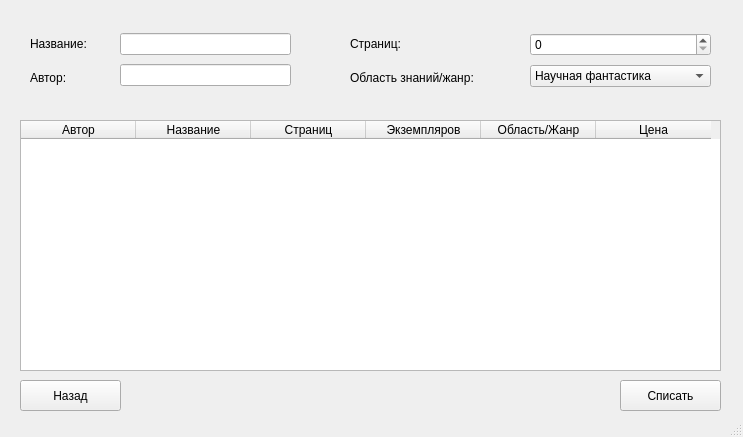
<?xml version="1.0" encoding="UTF-8"?>
<ui version="4.0">
 <class>MainWindow</class>
 <widget class="QMainWindow" name="MainWindow">
  <property name="geometry">
   <rect>
    <x>0</x>
    <y>0</y>
    <width>743</width>
    <height>437</height>
   </rect>
  </property>
  <property name="windowTitle">
   <string>Списание книг</string>
  </property>
  <widget class="QWidget" name="centralwidget">
   <widget class="QTableWidget" name="tableWidget">
    <property name="geometry">
     <rect>
      <x>20</x>
      <y>120</y>
      <width>701</width>
      <height>251</height>
     </rect>
    </property>
    <property name="maximumSize">
     <size>
      <width>16777215</width>
      <height>16777215</height>
     </size>
    </property>
    <property name="lineWidth">
     <number>1</number>
    </property>
    <property name="dragEnabled">
     <bool>false</bool>
    </property>
    <property name="columnCount">
     <number>6</number>
    </property>
    <attribute name="horizontalHeaderCascadingSectionResizes">
     <bool>true</bool>
    </attribute>
    <attribute name="horizontalHeaderDefaultSectionSize">
     <number>115</number>
    </attribute>
    <attribute name="verticalHeaderDefaultSectionSize">
     <number>35</number>
    </attribute>
    <column>
     <property name="text">
      <string>Автор</string>
     </property>
    </column>
    <column>
     <property name="text">
      <string>Название</string>
     </property>
    </column>
    <column>
     <property name="text">
      <string>Страниц</string>
     </property>
    </column>
    <column>
     <property name="text">
      <string>Экземпляров</string>
     </property>
    </column>
    <column>
     <property name="text">
      <string>Область/Жанр</string>
     </property>
    </column>
    <column>
     <property name="text">
      <string>Цена</string>
     </property>
    </column>
   </widget>
   <widget class="QPushButton" name="pushButton">
    <property name="geometry">
     <rect>
      <x>20</x>
      <y>380</y>
      <width>101</width>
      <height>31</height>
     </rect>
    </property>
    <property name="text">
     <string>Назад</string>
    </property>
   </widget>
   <widget class="QPushButton" name="pushButton_2">
    <property name="geometry">
     <rect>
      <x>620</x>
      <y>380</y>
      <width>101</width>
      <height>31</height>
     </rect>
    </property>
    <property name="text">
     <string>Списать</string>
    </property>
   </widget>
   <widget class="QWidget" name="layoutWidget">
    <property name="geometry">
     <rect>
      <x>30</x>
      <y>30</y>
      <width>91</width>
      <height>61</height>
     </rect>
    </property>
    <layout class="QVBoxLayout" name="verticalLayout">
     <item>
      <widget class="QLabel" name="label">
       <property name="text">
        <string>Название:</string>
       </property>
      </widget>
     </item>
     <item>
      <widget class="QLabel" name="label_2">
       <property name="text">
        <string>Автор:</string>
       </property>
      </widget>
     </item>
    </layout>
   </widget>
   <widget class="QWidget" name="layoutWidget">
    <property name="geometry">
     <rect>
      <x>120</x>
      <y>30</y>
      <width>171</width>
      <height>61</height>
     </rect>
    </property>
    <layout class="QVBoxLayout" name="verticalLayout_2">
     <item>
      <widget class="QLineEdit" name="lineEdit"/>
     </item>
     <item>
      <widget class="QLineEdit" name="lineEdit_2"/>
     </item>
    </layout>
   </widget>
   <widget class="QWidget" name="layoutWidget">
    <property name="geometry">
     <rect>
      <x>350</x>
      <y>30</y>
      <width>171</width>
      <height>61</height>
     </rect>
    </property>
    <layout class="QVBoxLayout" name="verticalLayout_3">
     <item>
      <widget class="QLabel" name="label_3">
       <property name="text">
        <string>Страниц:</string>
       </property>
      </widget>
     </item>
     <item>
      <widget class="QLabel" name="label_4">
       <property name="text">
        <string>Область знаний/жанр:</string>
       </property>
      </widget>
     </item>
    </layout>
   </widget>
   <widget class="QWidget" name="layoutWidget">
    <property name="geometry">
     <rect>
      <x>530</x>
      <y>30</y>
      <width>181</width>
      <height>61</height>
     </rect>
    </property>
    <layout class="QVBoxLayout" name="verticalLayout_4">
     <item>
      <widget class="QSpinBox" name="spinBox"/>
     </item>
     <item>
      <widget class="QComboBox" name="comboBox">
       <item>
        <property name="text">
         <string>Научная фантастика</string>
        </property>
       </item>
       <item>
        <property name="text">
         <string>Медицина</string>
        </property>
       </item>
      </widget>
     </item>
    </layout>
   </widget>
  </widget>
  <widget class="QMenuBar" name="menubar">
   <property name="geometry">
    <rect>
     <x>0</x>
     <y>0</y>
     <width>743</width>
     <height>22</height>
    </rect>
   </property>
  </widget>
  <widget class="QStatusBar" name="statusbar"/>
 </widget>
 <resources/>
 <connections/>
</ui>
